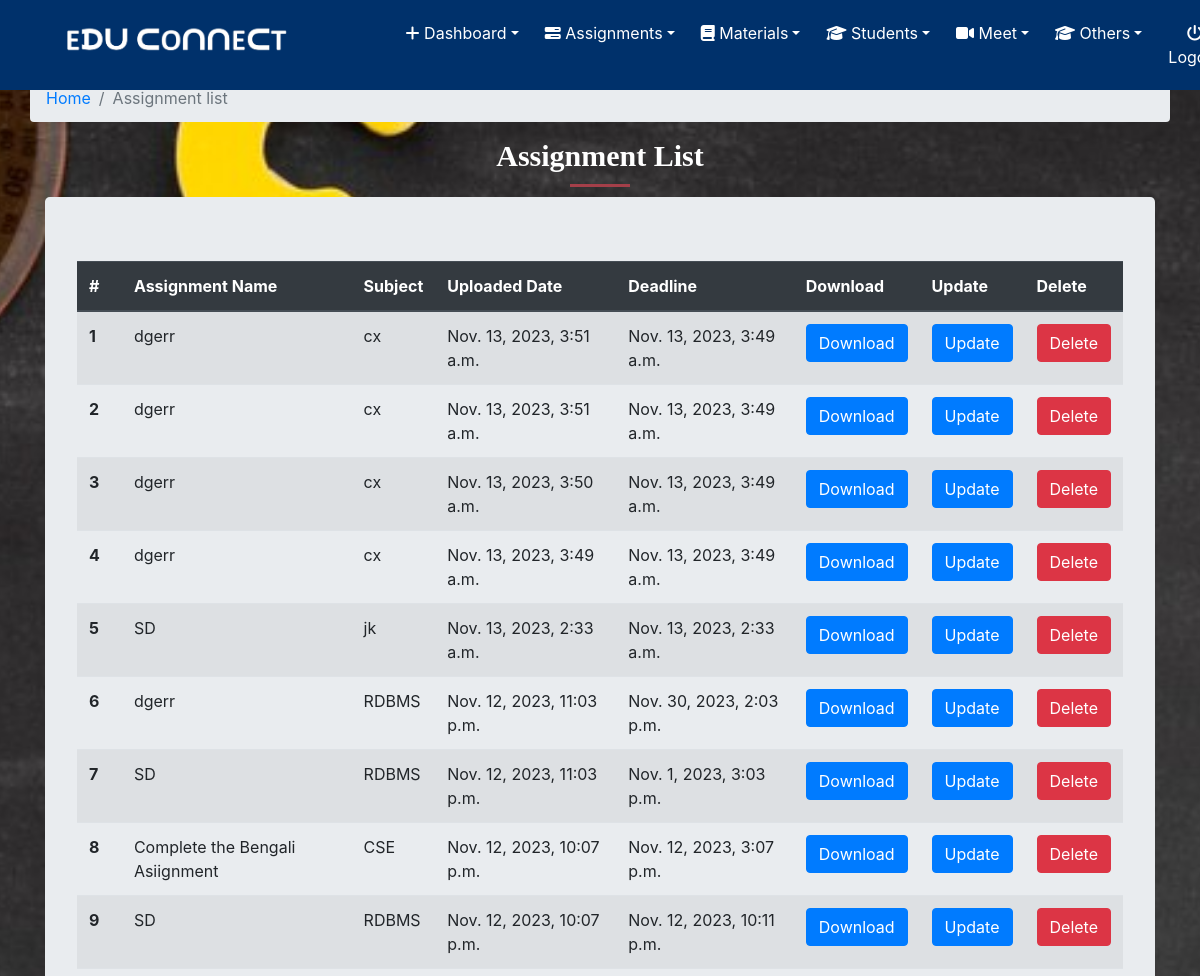
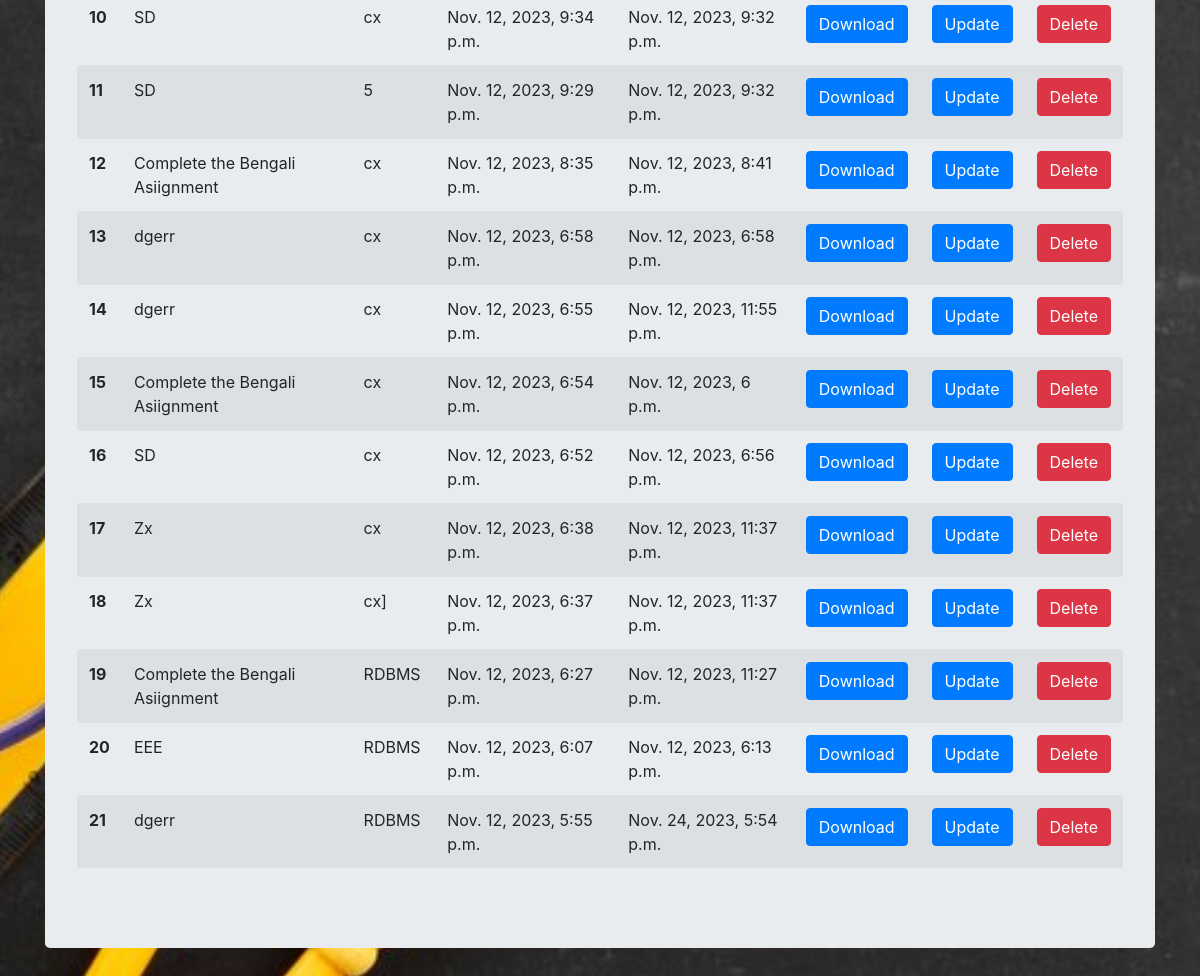
Page /classroom/assignment_list/ (signed in) on the committed database (2 pictures, top to bottom).
### classroom/models.py (models this page shows, shortened)
class ClassAssignment(models.Model):
    student = models.ManyToManyField(Student, related_name='student_assignment')
    teacher = models.ForeignKey(Teacher, related_name='teacher_assignment', on_delete=models.CASCADE)
    created_at = models.DateTimeField(auto_now=True)
    assignment_name = models.CharField(max_length=250)
    assignment = models.FileField(upload_to='assignments')
    deadline = models.DateTimeField()
    subject = models.TextField()
    class Meta:
        ordering = ['-created_at']

### classroom/views.py (the view)
@login_required
def assignment_list(request):
    teacher = request.user.Teacher
    return render(request,'classroom/assignment_list.html',{'teacher':teacher})

### template/classroom/assignment_list.html
{% extends 'classroom/base.html' %}
{% block content %}
<div class="container ">
		<div class="row">
            <ol class="col-12 breadcrumb">
                <li class="breadcrumb-item"><a href="{% url 'home' %}">Home</a></li>
                <li class="breadcrumb-item active">Assignment list</li>
            </ol>
        </div>
       <div class="section-heading">
            <h2 style="font-size: 30px;  font-family: 'Comic Sans MS', cursive;">Assignment List</h2>
            <div class="line-dec"></div>
          </div>
  <div class="jumbotron">
{% if teacher.teacher_assignment.count == 0 %}
  <h2 class="text-dark text-center">No Assignments Uploaded Yet</h2>
{% else %}
 <div class="row row-content">
            <div class="col-12 col-sm-12">
 <div class="table-responsive">
                    <table class="table table-striped">
    <thead class="thead-dark">
      <tr>
        <th scope="col">#</th>
        <th scope="col">Assignment Name</th>
        <th scope="col">Subject</th>
        <th scope="col">Uploaded Date</th>
        <th scope="col">Deadline</th>
        <th scope="col">Download</th>
        <th scope="col">Update</th>
        <th scope="col">Delete</th>
      </tr>
    </thead>
    <tbody>
      {% for assignment in teacher.teacher_assignment.all %}
        <tr>
          <th scope="row">{{ forloop.counter }}</th>
          <td>{{ assignment.assignment_name }}</td>
          <td>{{ assignment.subject }}</td>
          <td>{{ assignment.created_at }}</td>
          <td>{{ assignment.deadline }}</td>
          <td><a href="{{ assignment.assignment.url }}" class="btn btn-primary" target="_blank">Download</a></td>
          <td><a href="{% url 'classroom:update_assignment' id=assignment.id %}" class="btn btn-primary">Update</a></td>
          <td><a href="{% url 'classroom:assignment_delete' id=assignment.id %}" class="btn btn-danger">Delete</a></td>
        </tr>
      {% endfor %}
    </tbody>
  </table>
{% endif %}
</div>
</div>
</div>
</div>
</div>
{% endblock %}

### static/css/base.css (style rules this page uses)
.active { display: block; }
.section-heading { text-align: center; }
.section-heading h2 { font-size: 32px; font-weight: 700; color: #fff; }
.section-heading .line-dec { width: 60px; height: 3px; background-color: #a43f49; margin: 10px auto; }
.bg { height: 100%; width:100%; background-attachment: fixed; background-position: center; background-repeat: no-repeat; background-size: cover; }

### rows in the picture
ClassAssignment: assignment_name "dgerr", subject "cx", created_at "Nov. 13, 2023, 3:51 a.m.", deadline "Nov. 13, 2023, 3:49 a.m."
ClassAssignment: assignment_name "dgerr", subject "cx", created_at "Nov. 13, 2023, 3:51 a.m.", deadline "Nov. 13, 2023, 3:49 a.m."
ClassAssignment: assignment_name "dgerr", subject "cx", created_at "Nov. 13, 2023, 3:50 a.m.", deadline "Nov. 13, 2023, 3:49 a.m."
ClassAssignment: assignment_name "dgerr", subject "cx", created_at "Nov. 13, 2023, 3:49 a.m.", deadline "Nov. 13, 2023, 3:49 a.m."
ClassAssignment: assignment_name "SD", subject "jk", created_at "Nov. 13, 2023, 2:33 a.m.", deadline "Nov. 13, 2023, 2:33 a.m."
ClassAssignment: assignment_name "dgerr", subject "RDBMS", created_at "Nov. 12, 2023, 11:03 p.m.", deadline "Nov. 30, 2023, 2:03 p.m."
ClassAssignment: assignment_name "SD", subject "RDBMS", created_at "Nov. 12, 2023, 11:03 p.m.", deadline "Nov. 1, 2023, 3:03 p.m."
ClassAssignment: assignment_name "Complete the Bengali Asiignment", subject "CSE", created_at "Nov. 12, 2023, 10:07 p.m.", deadline "Nov. 12, 2023, 3:07 p.m."
ClassAssignment: assignment_name "SD", subject "RDBMS", created_at "Nov. 12, 2023, 10:07 p.m.", deadline "Nov. 12, 2023, 10:11 p.m."
ClassAssignment: assignment_name "SD", subject "cx", created_at "Nov. 12, 2023, 9:34 p.m.", deadline "Nov. 12, 2023, 9:32 p.m."
ClassAssignment: assignment_name "SD", subject "5", created_at "Nov. 12, 2023, 9:29 p.m.", deadline "Nov. 12, 2023, 9:32 p.m."
ClassAssignment: assignment_name "Complete the Bengali Asiignment", subject "cx", created_at "Nov. 12, 2023, 8:35 p.m.", deadline "Nov. 12, 2023, 8:41 p.m."
ClassAssignment: assignment_name "dgerr", subject "cx", created_at "Nov. 12, 2023, 6:58 p.m.", deadline "Nov. 12, 2023, 6:58 p.m."
ClassAssignment: assignment_name "dgerr", subject "cx", created_at "Nov. 12, 2023, 6:55 p.m.", deadline "Nov. 12, 2023, 11:55 p.m."
ClassAssignment: assignment_name "Complete the Bengali Asiignment", subject "cx", created_at "Nov. 12, 2023, 6:54 p.m.", deadline "Nov. 12, 2023, 6 p.m."
ClassAssignment: assignment_name "SD", subject "cx", created_at "Nov. 12, 2023, 6:52 p.m.", deadline "Nov. 12, 2023, 6:56 p.m."
ClassAssignment: assignment_name "Zx", subject "cx", created_at "Nov. 12, 2023, 6:38 p.m.", deadline "Nov. 12, 2023, 11:37 p.m."
ClassAssignment: assignment_name "Zx", subject "cx]", created_at "Nov. 12, 2023, 6:37 p.m.", deadline "Nov. 12, 2023, 11:37 p.m."
ClassAssignment: assignment_name "Complete the Bengali Asiignment", subject "RDBMS", created_at "Nov. 12, 2023, 6:27 p.m.", deadline "Nov. 12, 2023, 11:27 p.m."
ClassAssignment: assignment_name "EEE", subject "RDBMS", created_at "Nov. 12, 2023, 6:07 p.m.", deadline "Nov. 12, 2023, 6:13 p.m."
ClassAssignment: assignment_name "dgerr", subject "RDBMS", created_at "Nov. 12, 2023, 5:55 p.m.", deadline "Nov. 24, 2023, 5:54 p.m."
